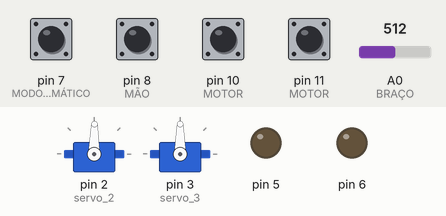
Recording of a sketch running on a simulated Arduino Uno, built with avr-gcc and run on an emulated ATmega328P. Shown: 2 × servo, output pins drawn as LEDs (lit = HIGH). The test bench sets the inputs (shaded band); at power-on: pin 7 (MODO_ALTOMÁTICO), pin 8 (MÃO), pin 10 (MOTOR), pin 11 (MOTOR) HIGH, A0 (BRAÇO) = 512.

Above: at 1.2 s.
1.3 s: pin 7 (MODO_ALTOMÁTICO) pulled LOW for 0.15 s
At 2.1 s:
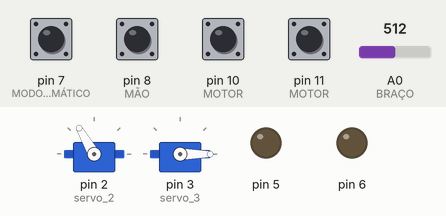
4.4 s: A0 (BRAÇO) set to 306
7.4 s: pin 10 (MOTOR) pulled LOW for 0.15 s
At 8.1 s:
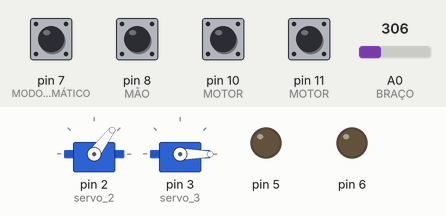
9.1 s: pin 11 (MOTOR) pulled LOW for 0.15 s
At 9.17 s:
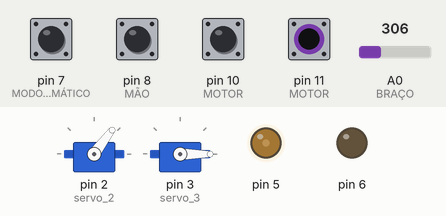
10.7 s: pin 8 (MÃO) pulled LOW for 1 s
At 12.1 s:
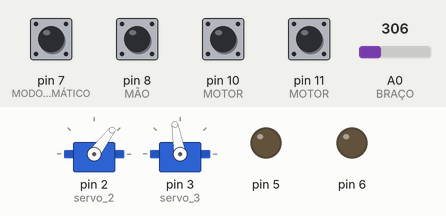
13.2 s: A0 (BRAÇO) set to 122
At 13.5 s:
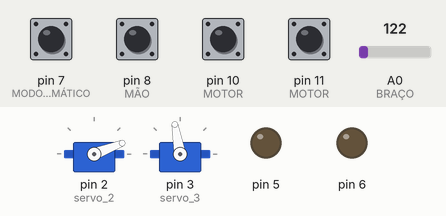
Timing chart, 0 to 15.7 s (numbered marks = the images above; inputs shaded):
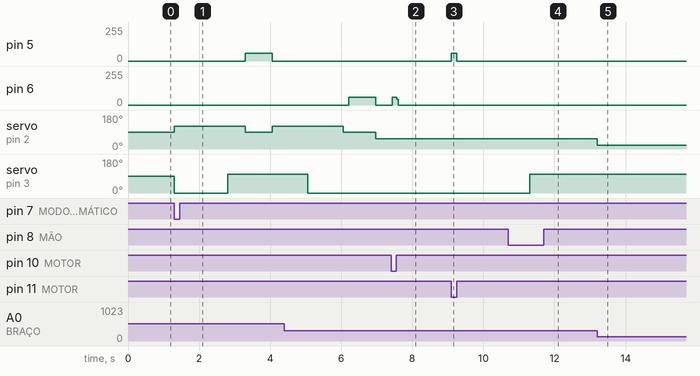

The sketch:

Braco_robotico_automatico_e_manual.ino
```cpp
//Braço robôtico automático e manual. 16º projeto.linguagem utilizada c++
#include <Servo.h>

int fasedoservo;
int fasedobotao;

Servo servo_2; // SERVO MOTAR BRAÇO

Servo servo_3; // SERVO MOTAR MÃO


void setup()
{
  fasedoservo=1;

  servo_2.attach(2, 500, 2500); // SERVO MOTAR BASE
  servo_3.attach(3, 500, 2500);// SERVO MOTAR MÃO

  pinMode(A0,INPUT);//BRAÇO

  pinMode(7,INPUT_PULLUP); //MODO ALTOMÁTICO
  pinMode(8,INPUT_PULLUP); //MÃO
  pinMode(10,INPUT_PULLUP);//MOTOR (BASE) FRENTE
  pinMode(11,INPUT_PULLUP);//MOTOR (BASE) RÉ
  pinMode(5,OUTPUT);
  pinMode(6,OUTPUT);

}

void loop()
{

if (digitalRead(7)==LOW){
  servo_2.write(120); // SERVO MOTAR BRAÇO
  servo_3.write(0);// SERVO MOTAR MÃO
 delay(1000);
  servo_2.write(120); // SERVO MOTAR BRAÇO
  delay(500);
  servo_3.write(100);// SERVO MOTAR MÃO
 delay(500);
  servo_2.write(90); // SERVO MOTAR BRAÇO
   analogWrite(5,60);  //MOTOR (BASE)
   digitalWrite(6,LOW);
 delay(760);
   digitalWrite(5,LOW);  //MOTOR (BASE)
   digitalWrite(6,LOW);
  servo_2.write(120); // SERVO MOTAR BRAÇO
  delay(1000);
  servo_3.write(0);// SERVO MOTAR MÃO
 delay(1000);
  servo_2.write(90); // SERVO MOTAR BRAÇO
  delay(150);
 analogWrite(6,60);
   digitalWrite(5,LOW);
   delay(760);
}else{


  if (digitalRead(11)==LOW){ //MOTOR (BASE)
  analogWrite(5,60);
   digitalWrite(6,LOW);
  }else {
   digitalWrite(5,LOW);
   digitalWrite(6,LOW);
   if (digitalRead(10)==LOW){ //MOTOR (BASE)
   analogWrite(6,60);
   digitalWrite(5,LOW);
  }
  }

  servo_2.write(map(analogRead(A0), 0, 1023, 0, 179)); // SERVO MOTAR BRAÇO

  fasedobotao = digitalRead(8); // SERVO MOTAR MÃO
  if (fasedobotao==LOW){

    if (fasedoservo <2 ){
      fasedoservo=fasedoservo+1;
    }else {
    fasedoservo=1;
    }

    if (fasedoservo==1){
      servo_3.write(100);
      delay(600);
    }
      if(fasedoservo==2){
      servo_3.write(0);
      delay(600);
      }
  }
  }
}
```

Measured:
- after the input at 1.3 s, pin 5: 0/255 → 60/255 after 2.0 s, → 0/255 0.76 s later; servo on pin 2 (servo_2): 89° → 120° at once, → 90° 2.0 s later, → 120° 0.76 s later; servo on pin 3 (servo_3): 90° → 0° at once, → 100° 1.5 s later
- after the input at 7.4 s, pin 6: 0/255 → 57/255 at once, → 0/255 0.12 s later
- after the input at 9.1 s, pin 5: 0/255 → 60/255 at once, → 0/255 0.15 s later
- after the input at 10.7 s, servo on pin 3 (servo_3): 0° → 100° after 0.60 s
- after the input at 13.2 s, servo on pin 2 (servo_2): 53° → 21° at once
